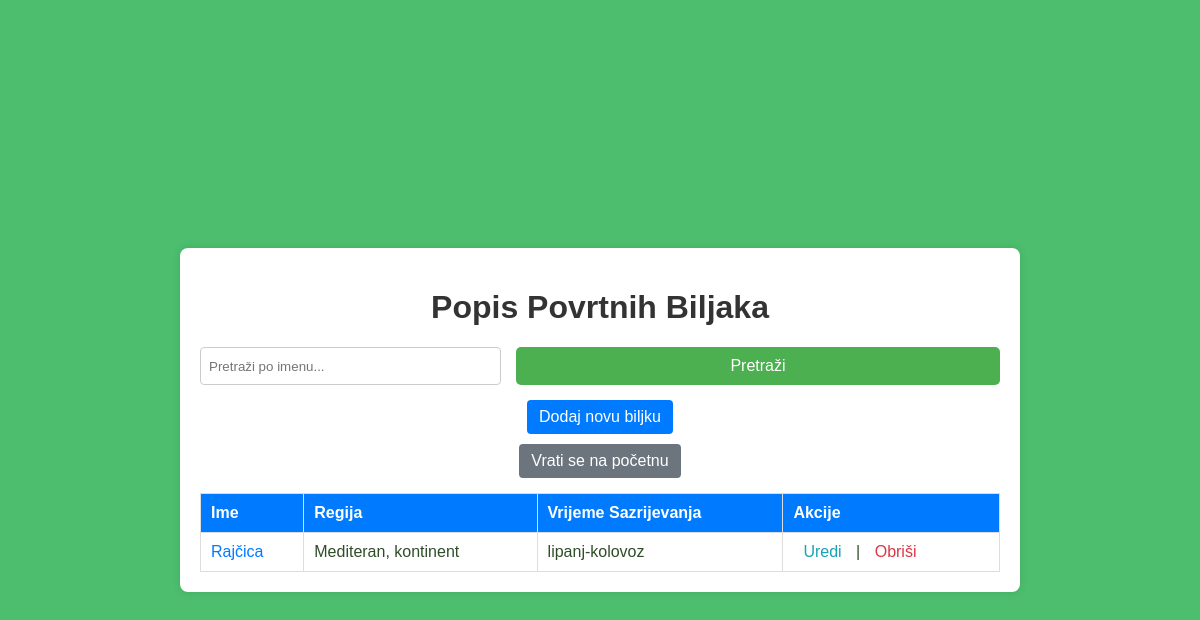
The page /povrtnabiljke/ (signed in) on the database as committed earlier.
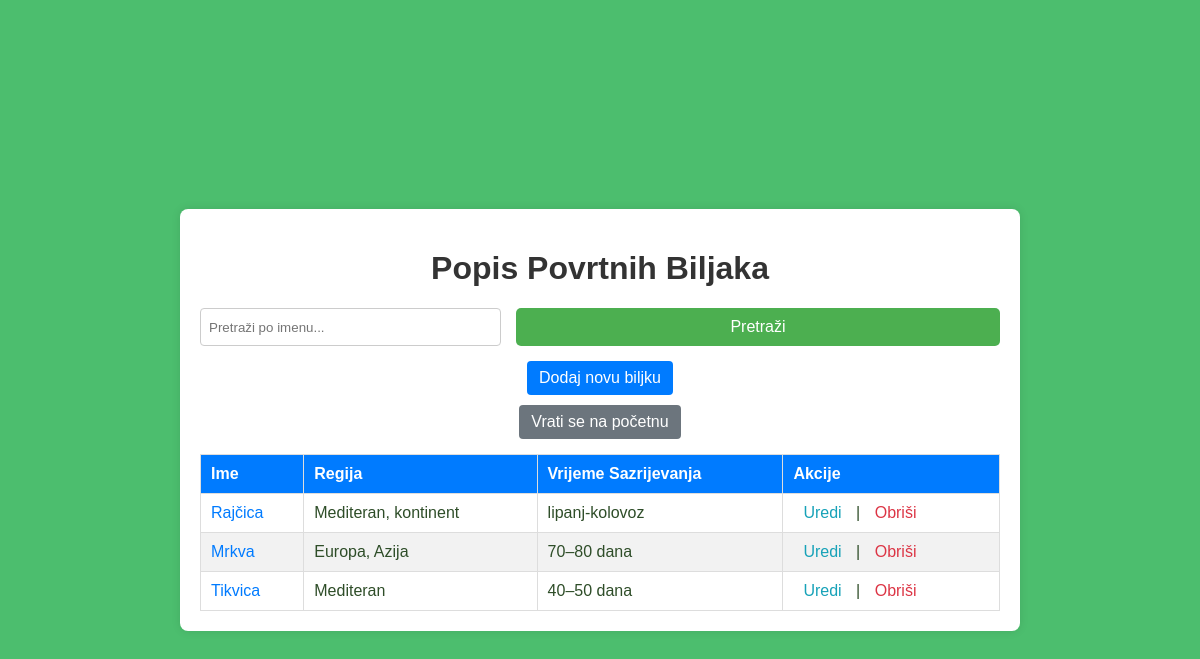
The same page on the database as committed later.
### PZWapp/models.py (models this page shows, shortened)
class PovrtnaBiljka(models.Model):
    user = models.ForeignKey(
        settings.AUTH_USER_MODEL,
        on_delete=models.CASCADE,
        related_name='povrtne_biljke'
    )
    ime_p = models.CharField(max_length=30)
    regijaBiljke_p = models.CharField(max_length=20)
    vrijemeSazrijevanja_p = models.CharField(max_length=15)

### PZWapp/views.py (the view)
# urls.py: path('povrtnabiljke/', PovrtnaBiljkaListView.as_view(), name='povrtnabiljka_list'),
class PovrtnaBiljkaListView(ListView):
    model = PovrtnaBiljka
    template_name = 'main/povrtna_biljka_list.html'
    context_object_name = 'biljke'
    def get_queryset(self):
        query = self.request.GET.get('q')
        biljke = PovrtnaBiljka.objects.filter(user=self.request.user)
        if query:
            biljke = biljke.filter(ime_p__icontains=query)
        return biljke

### PZWapp/templates/main/povrtna_biljka_list.html (shortened to what this page needs)
<!DOCTYPE html>
<html lang="hr">
<head>
    {% load static %}
    <link rel="stylesheet" href="{% static 'css/style.css' %}">
</head>
<body class="lista_povrtnih_biljaka">
    <div class="container">
        <h1>Popis Povrtnih Biljaka</h1>
        <form method="get" class="search-form">
            <input type="text" name="q" placeholder="Pretraži po imenu..." class="search-input" value="{{ request.GET.q }}">
            <button type="submit" class="search-btn">Pretraži</button>
        </form>
        <a href="{% url 'PZWapp:povrtnabiljka_create' %}" class="btn add-btn">Dodaj novu biljku</a>
        <a href="{% url 'PZWapp:homepage' %}" class="btn home-btn">Vrati se na početnu</a>
        <table class="plant-table">
            <thead>
                <tr>
                    <th>Ime</th>
                    <th>Regija</th>
                    <th>Vrijeme Sazrijevanja</th>
                    <th>Akcije</th>
                </tr>
            </thead>
            <tbody>
                {% for biljka in biljke %}
                <tr>
                    <td><a href="{% url 'PZWapp:povrtnabiljka_detail' biljka.id %}" class="plant-link">{{ biljka.ime_p }}</a></td>
                    <td>{{ biljka.regijaBiljke_p }}</td>
                    <td>{{ biljka.vrijemeSazrijevanja_p }}</td>
                    <td class="action-links">
                        <a href="{% url 'PZWapp:povrtnabiljka_update' biljka.id %}" class="edit-link">Uredi</a> |
                        <a href="{% url 'PZWapp:povrtnabiljka_delete' biljka.id %}" class="delete-link">Obriši</a>
                    </td>
                </tr>
                {% empty %}
                <tr>
                    <td colspan="4" class="no-results">Nema rezultata za prikaz.</td>
                </tr>
                {% endfor %}
            </tbody>
        </table>
    </div>
</body>
</html>

Rows that differ between the two databases and show on the page:
added PovrtnaBiljka: ime_p "Mrkva", regijaBiljke_p "Europa, Azija", vrijemeSazrijevanja_p "70–80 dana"
added PovrtnaBiljka: ime_p "Tikvica", regijaBiljke_p "Mediteran", vrijemeSazrijevanja_p "40–50 dana"
